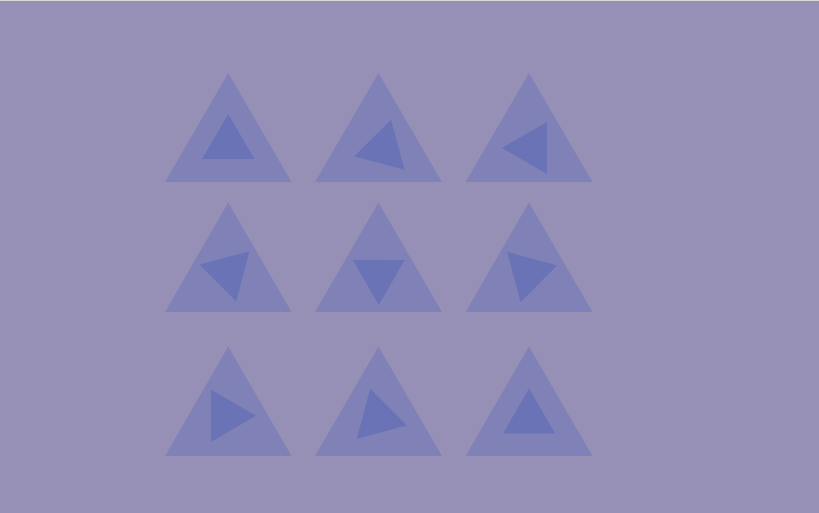
#> input picture data/raw_data/Synthetic_from_0_to_120_by_15.png, 1638 x 1026 px (shown at 1/2 size)
$ python -i diagnose_new_images.py   (imports and definitions only)
#> lines starting #> are read from the running program, lines starting #| are printed output that depends on the picture; after the words box and inside, x2 and y2 are one past the last pixel; in counts of white or black regions, pixels touching at a corner belong together
#!/usr/bin/env python3
"""
Diagnostic script to analyze new MoS2 images and recommend optimal parameters
"""

import cv2
import numpy as np
import matplotlib.pyplot as plt
from pathlib import Path
import json

def analyze_image_characteristics(image_path):
    """Analyze image characteristics and intensity distribution"""
    print(f"\n{'='*80}")
    print(f"Analyzing: {Path(image_path).name}")
    print(f"{'='*80}")

    # Load image
    img = cv2.imread(str(image_path))
#> img is the input picture: shape (1026, 1638, 3); mean B, G, R 182.2, 140.8, 146.3
    if img is None:
        print(f"❌ Failed to load image: {image_path}")
        return None

    img_rgb = cv2.cvtColor(img, cv2.COLOR_BGR2RGB)
    gray = cv2.cvtColor(img_rgb, cv2.COLOR_RGB2GRAY)
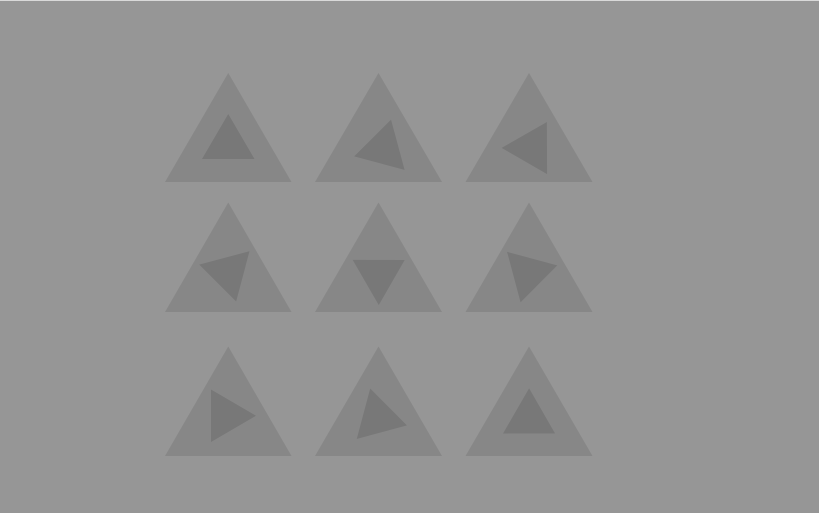
#> gray: shape (1026, 1638) (shown at 1/2 size); min 120, max 217, mean 147.5

    # Image statistics
    print(f"\n📊 Image Statistics:")
    print(f"   Size: {img.shape[1]} x {img.shape[0]} pixels")
#|    Size: 1638 x 1026 pixels
    print(f"   Channels: {img.shape[2] if len(img.shape) == 3 else 1}")
#|    Channels: 3
    print(f"   Data type: {img.dtype}")
#|    Data type: uint8
    print(f"   File size: {Path(image_path).stat().st_size / 1024 / 1024:.2f} MB")

    # Intensity statistics
    print(f"\n💡 Intensity Statistics (Grayscale):")
    print(f"   Mean: {gray.mean():.2f}")
#|    Mean: 147.52
    print(f"   Median: {np.median(gray):.2f}")
#|    Median: 150.00
    print(f"   Std Dev: {gray.std():.2f}")
#|    Std Dev: 7.28
    print(f"   Min: {gray.min()}")
#|    Min: 120
    print(f"   Max: {gray.max()}")
#|    Max: 217
    print(f"   Range: {gray.max() - gray.min()}")
#|    Range: 97

    # Percentiles
    percentiles = [5, 10, 25, 50, 75, 90, 95]
    print(f"\n📈 Intensity Percentiles:")
    for p in percentiles:
        print(f"   {p}th: {np.percentile(gray, p):.2f}")
#> this loop made 7 passes
#|    5th: 135.00
#|    10th: 135.00
#|    25th: 150.00
#|    50th: 150.00
#|    75th: 150.00
#|    90th: 150.00
#|    95th: 150.00

    # Histogram analysis
    hist, bins = np.histogram(gray, bins=256, range=(0, 256))
#> hist = 256 values, max 1424940 at index 150, min 0 at index 0, mean 6564.8; bins = 257 values from 0 to 256

    # Find potential thresholds
    # Look for bimodal distribution (background vs flakes)
    print(f"\n🎯 Suggested Detection Thresholds:")

    # Method 1: Mean - std
    threshold_1 = gray.mean() - gray.std()
#> threshold_1 = 140.2
    print(f"   Mean - 1σ: {threshold_1:.1f}")
#|    Mean - 1σ: 140.2

    # Method 2: Otsu's method
    _, otsu_threshold = cv2.threshold(gray, 0, 255, cv2.THRESH_BINARY + cv2.THRESH_OTSU)
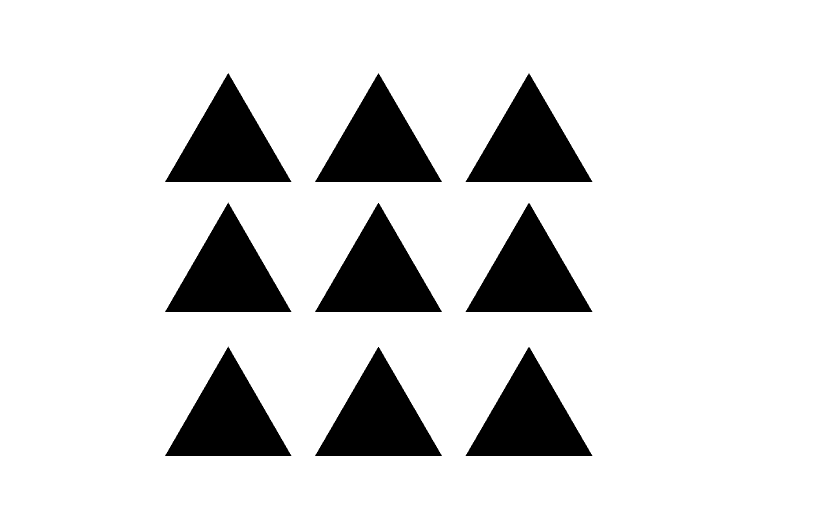
#> otsu_threshold: shape (1026, 1638) (shown at 1/2 size); 85.2% white; 9 black regions, largest, box (x1, y1, x2, y2) and area: (630, 406, 884, 624) 27800, (931, 406, 1185, 624) 27800, (630, 694, 884, 912) 27800
#> (the run stopped early here; a loop or call above may not have finished)
